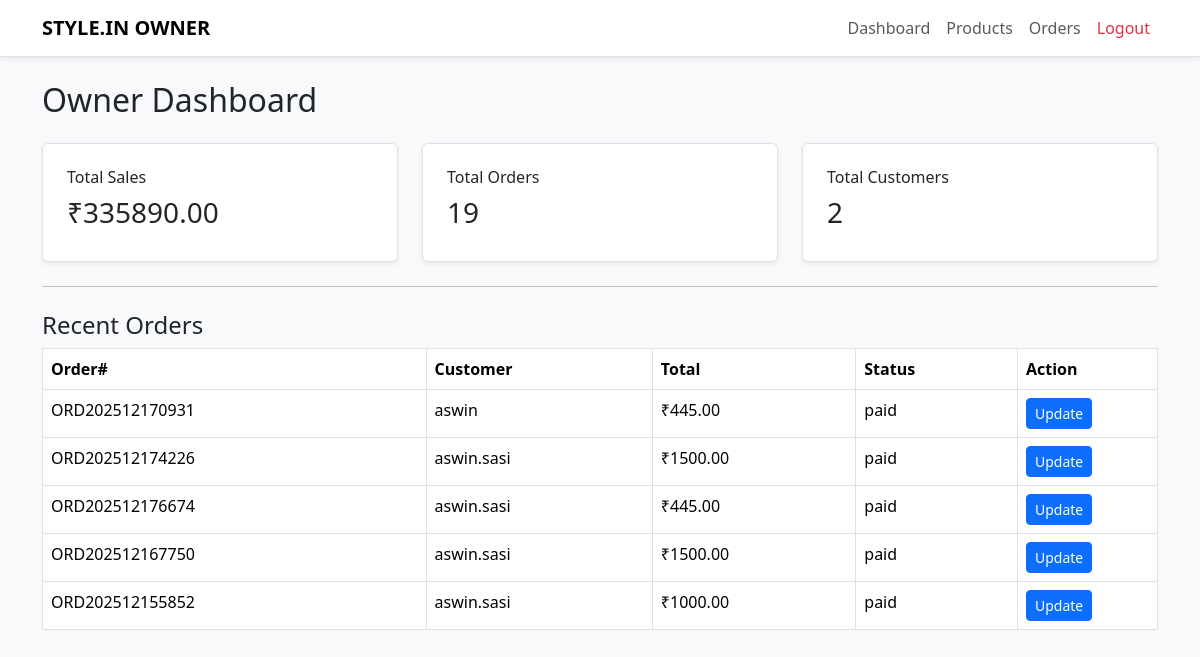
/owner/ (signed in), run on an earlier commit of the app's database.
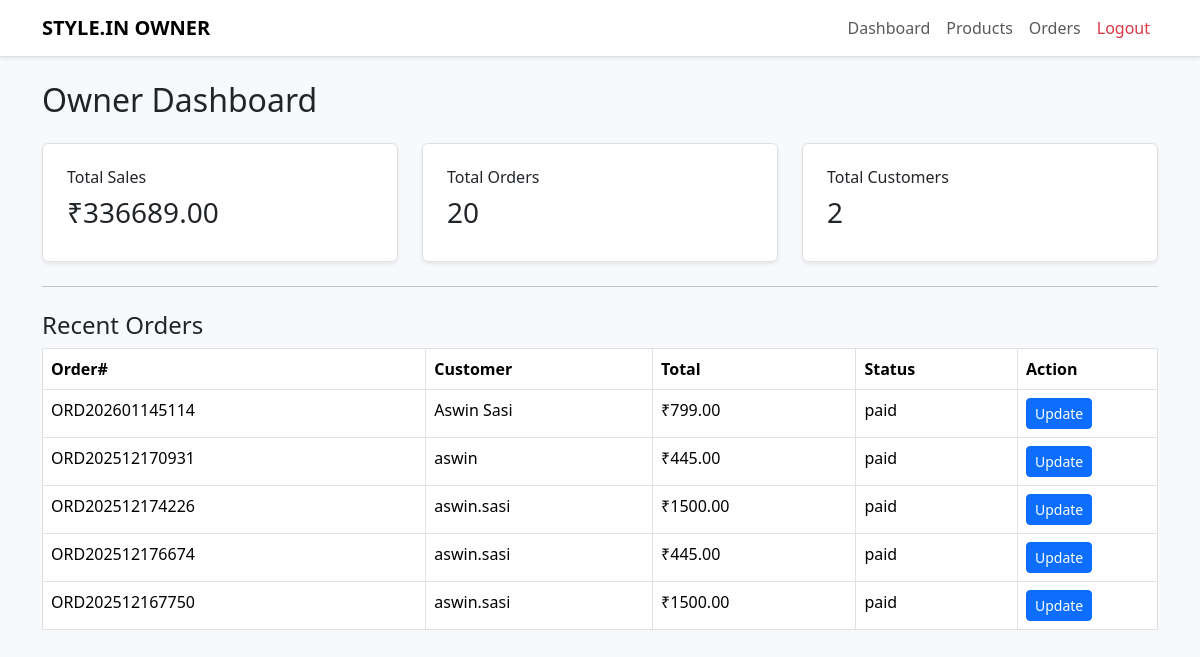
And on a later commit of the database.
### store/models.py (models this page shows, shortened)
class Order(models.Model):
    STATUS_CHOICES = [
        ('pending', 'Pending'),
        ('packed', 'Packed'),
        ('shipped', 'Shipped'),
        ('out_for_delivery', 'Out for Delivery'),
        ('delivered', 'Delivered'),
        ('cancelled', 'Cancelled'),
    ]
    id = models.UUIDField(primary_key=True, default=uuid.uuid4, editable=False)
    user = models.ForeignKey(User, on_delete=models.SET_NULL, null=True, blank=True)
    order_number = models.CharField(max_length=32, unique=True)
    customer_name = models.CharField(max_length=255)
    customer_email = models.EmailField()
    customer_phone = models.CharField(max_length=50)
    shipping_address = models.TextField()
    total_amount = models.DecimalField(max_digits=12, decimal_places=2)
    payment_method = models.CharField(max_length=50, default='cod')
    status = models.CharField(max_length=20, choices=STATUS_CHOICES, default='pending')
    cancel_reason = models.CharField(max_length=255, blank=True, null=True)
    created_at = models.DateTimeField(default=timezone.now)
    updated_at = models.DateTimeField(auto_now=True)

### owner/views.py (the view)
    def wrapper(request, *args, **kwargs):
        if not request.user.is_authenticated or request.user.email != OWNER_EMAIL:
            return redirect("store:home")
        return function(request, *args, **kwargs)

### owner/views.py (called while the page is built)
def owner_only(function):
    def wrapper(request, *args, **kwargs):
        if not request.user.is_authenticated or request.user.email != OWNER_EMAIL:
            return redirect("store:home")
        return function(request, *args, **kwargs)
    return wrapper

@login_required
@owner_only
def dashboard(request):
    orders = Order.objects.all()
    total_sales = sum(o.total_amount for o in orders)
    total_orders = orders.count()
    total_customers = Order.objects.values("customer_email").distinct().count()
    recent_orders = orders.order_by("-created_at")[:5]
    return render(request, "owner/dashboard.html", {
        "total_sales": total_sales,
        "total_orders": total_orders,
        "total_customers": total_customers,
        "recent_orders": recent_orders
    })

### owner/templates/owner/dashboard.html
{% extends "owner/base_owner.html" %}
{% block content %}
<h2 class="mb-4">Owner Dashboard</h2>
<div class="row g-4">
    <div class="col-md-4">
        <div class="p-4 rounded border bg-white shadow-sm">
            <h6>Total Sales</h6>
            <h3>₹{{ total_sales }}</h3>
        </div>
    </div>
    <div class="col-md-4">
        <div class="p-4 rounded border bg-white shadow-sm">
            <h6>Total Orders</h6>
            <h3>{{ total_orders }}</h3>
        </div>
    </div>
    <div class="col-md-4">
        <div class="p-4 rounded border bg-white shadow-sm">
            <h6>Total Customers</h6>
            <h3>{{ total_customers }}</h3>
        </div>
    </div>
</div>
<hr class="my-4">
<h4>Recent Orders</h4>
<table class="table table-bordered bg-white">
    <thead>
        <tr>
            <th>Order#</th>
            <th>Customer</th>
            <th>Total</th>
            <th>Status</th>
            <th width="140">Action</th>
        </tr>
    </thead>
    <tbody>
    {% for o in recent_orders %}
        <tr>
            <td>{{ o.order_number }}</td>
            <td>{{ o.customer_name }}</td>
            <td>₹{{ o.total_amount }}</td>
            <td>{{ o.status }}</td>
            <td>
                <a href="{% url 'owner:update_order' o.id %}" class="btn btn-sm btn-primary">Update</a>
            </td>
        </tr>
    {% empty %}
        <tr><td colspan="5" class="text-center">No recent orders.</td></tr>
    {% endfor %}
    </tbody>
</table>
{% endblock %}

What changed in the data, as far as the page shows it:
no longer on this page (row unchanged): Order: order_number "ORD202512155852", customer_name "aswin.sasi", total_amount "1000.00", status "paid"
added Order: order_number "ORD202601145114", customer_name "Aswin Sasi", total_amount "799.00", status "paid"
Also different on the page:
{{ total_sales }}: "335890.00" → "336689.00"
{{ total_orders }}: "19" → "20"
